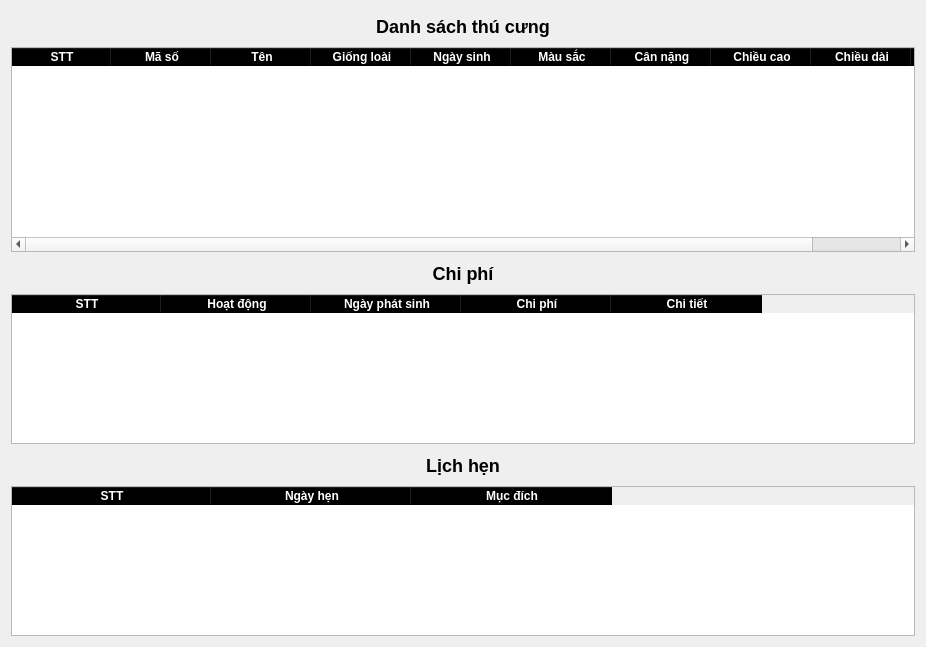
<?xml version="1.0" encoding="UTF-8"?>
<ui version="4.0">
 <class>CustomerDetailDialog</class>
 <widget class="QDialog" name="CustomerDetailDialog">
  <property name="geometry">
   <rect>
    <x>0</x>
    <y>0</y>
    <width>926</width>
    <height>647</height>
   </rect>
  </property>
  <property name="windowTitle">
   <string>Chi tiết</string>
  </property>
  <layout class="QVBoxLayout" name="verticalLayout">
   <item>
    <layout class="QFormLayout" name="formLayout">
     <item row="1" column="0" colspan="2">
      <widget class="QLabel" name="label_7">
       <property name="minimumSize">
        <size>
         <width>0</width>
         <height>30</height>
        </size>
       </property>
       <property name="maximumSize">
        <size>
         <width>16777215</width>
         <height>50</height>
        </size>
       </property>
       <property name="styleSheet">
        <string notr="true">font-size: 18px;
font-weight: bold;</string>
       </property>
       <property name="text">
        <string>Danh sách thú cưng</string>
       </property>
       <property name="alignment">
        <set>Qt::AlignCenter</set>
       </property>
      </widget>
     </item>
     <item row="2" column="0" colspan="2">
      <widget class="QTableWidget" name="customer_pet_table">
       <property name="minimumSize">
        <size>
         <width>0</width>
         <height>150</height>
        </size>
       </property>
       <property name="sizeIncrement">
        <size>
         <width>0</width>
         <height>150</height>
        </size>
       </property>
       <property name="styleSheet">
        <string notr="true">QHeaderView::section {
	font-weight: bold;
	background-color: #000;
	color: #fff;
}</string>
       </property>
       <attribute name="horizontalHeaderCascadingSectionResizes">
        <bool>false</bool>
       </attribute>
       <attribute name="horizontalHeaderShowSortIndicator" stdset="0">
        <bool>false</bool>
       </attribute>
       <attribute name="horizontalHeaderStretchLastSection">
        <bool>true</bool>
       </attribute>
       <attribute name="verticalHeaderCascadingSectionResizes">
        <bool>false</bool>
       </attribute>
       <attribute name="verticalHeaderShowSortIndicator" stdset="0">
        <bool>false</bool>
       </attribute>
       <attribute name="verticalHeaderStretchLastSection">
        <bool>false</bool>
       </attribute>
       <column>
        <property name="text">
         <string>STT</string>
        </property>
        <property name="textAlignment">
         <set>AlignCenter</set>
        </property>
       </column>
       <column>
        <property name="text">
         <string>Mã số</string>
        </property>
        <property name="textAlignment">
         <set>AlignCenter</set>
        </property>
       </column>
       <column>
        <property name="text">
         <string>Tên</string>
        </property>
        <property name="textAlignment">
         <set>AlignCenter</set>
        </property>
       </column>
       <column>
        <property name="text">
         <string>Giống loài</string>
        </property>
        <property name="textAlignment">
         <set>AlignCenter</set>
        </property>
       </column>
       <column>
        <property name="text">
         <string>Ngày sinh</string>
        </property>
        <property name="textAlignment">
         <set>AlignCenter</set>
        </property>
       </column>
       <column>
        <property name="text">
         <string>Màu sắc</string>
        </property>
        <property name="textAlignment">
         <set>AlignCenter</set>
        </property>
       </column>
       <column>
        <property name="text">
         <string>Cân nặng</string>
        </property>
        <property name="textAlignment">
         <set>AlignCenter</set>
        </property>
       </column>
       <column>
        <property name="text">
         <string>Chiều cao</string>
        </property>
        <property name="textAlignment">
         <set>AlignCenter</set>
        </property>
       </column>
       <column>
        <property name="text">
         <string>Chiều dài</string>
        </property>
        <property name="textAlignment">
         <set>AlignCenter</set>
        </property>
       </column>
       <column>
        <property name="text">
         <string>Mô tả</string>
        </property>
        <property name="textAlignment">
         <set>AlignCenter</set>
        </property>
       </column>
      </widget>
     </item>
     <item row="3" column="0" colspan="2">
      <widget class="QLabel" name="label_8">
       <property name="minimumSize">
        <size>
         <width>0</width>
         <height>30</height>
        </size>
       </property>
       <property name="maximumSize">
        <size>
         <width>16777215</width>
         <height>50</height>
        </size>
       </property>
       <property name="styleSheet">
        <string notr="true">font-size: 18px;
font-weight: bold;</string>
       </property>
       <property name="text">
        <string>Chi phí</string>
       </property>
       <property name="alignment">
        <set>Qt::AlignCenter</set>
       </property>
      </widget>
     </item>
     <item row="4" column="0" colspan="2">
      <widget class="QTableWidget" name="customer_expense_table">
       <property name="minimumSize">
        <size>
         <width>0</width>
         <height>150</height>
        </size>
       </property>
       <property name="maximumSize">
        <size>
         <width>16777215</width>
         <height>150</height>
        </size>
       </property>
       <property name="styleSheet">
        <string notr="true">QHeaderView::section {
	font-weight: bold;
	background-color: #000;
	color: #fff;
}</string>
       </property>
       <attribute name="horizontalHeaderDefaultSectionSize">
        <number>150</number>
       </attribute>
       <attribute name="horizontalHeaderStretchLastSection">
        <bool>false</bool>
       </attribute>
       <column>
        <property name="text">
         <string>STT</string>
        </property>
        <property name="textAlignment">
         <set>AlignCenter</set>
        </property>
       </column>
       <column>
        <property name="text">
         <string>Hoạt động</string>
        </property>
        <property name="textAlignment">
         <set>AlignCenter</set>
        </property>
       </column>
       <column>
        <property name="text">
         <string>Ngày phát sinh</string>
        </property>
        <property name="textAlignment">
         <set>AlignCenter</set>
        </property>
       </column>
       <column>
        <property name="text">
         <string>Chi phí</string>
        </property>
        <property name="textAlignment">
         <set>AlignCenter</set>
        </property>
       </column>
       <column>
        <property name="text">
         <string>Chi tiết</string>
        </property>
        <property name="textAlignment">
         <set>AlignCenter</set>
        </property>
       </column>
      </widget>
     </item>
     <item row="5" column="0" colspan="2">
      <widget class="QLabel" name="label_9">
       <property name="minimumSize">
        <size>
         <width>0</width>
         <height>30</height>
        </size>
       </property>
       <property name="maximumSize">
        <size>
         <width>16777215</width>
         <height>50</height>
        </size>
       </property>
       <property name="styleSheet">
        <string notr="true">font-size: 18px;
font-weight: bold;</string>
       </property>
       <property name="text">
        <string>Lịch hẹn</string>
       </property>
       <property name="alignment">
        <set>Qt::AlignCenter</set>
       </property>
      </widget>
     </item>
     <item row="6" column="0" colspan="2">
      <widget class="QTableWidget" name="customer_appointment_table">
       <property name="minimumSize">
        <size>
         <width>0</width>
         <height>150</height>
        </size>
       </property>
       <property name="maximumSize">
        <size>
         <width>16777215</width>
         <height>150</height>
        </size>
       </property>
       <property name="styleSheet">
        <string notr="true">QHeaderView::section {
	font-weight: bold;
	background-color: #000;
	color: #fff;
}</string>
       </property>
       <attribute name="horizontalHeaderDefaultSectionSize">
        <number>200</number>
       </attribute>
       <attribute name="horizontalHeaderStretchLastSection">
        <bool>false</bool>
       </attribute>
       <column>
        <property name="text">
         <string>STT</string>
        </property>
        <property name="textAlignment">
         <set>AlignCenter</set>
        </property>
       </column>
       <column>
        <property name="text">
         <string>Ngày hẹn</string>
        </property>
        <property name="textAlignment">
         <set>AlignCenter</set>
        </property>
       </column>
       <column>
        <property name="text">
         <string>Mục đích</string>
        </property>
        <property name="textAlignment">
         <set>AlignCenter</set>
        </property>
       </column>
      </widget>
     </item>
    </layout>
   </item>
  </layout>
 </widget>
 <resources/>
 <connections/>
</ui>
